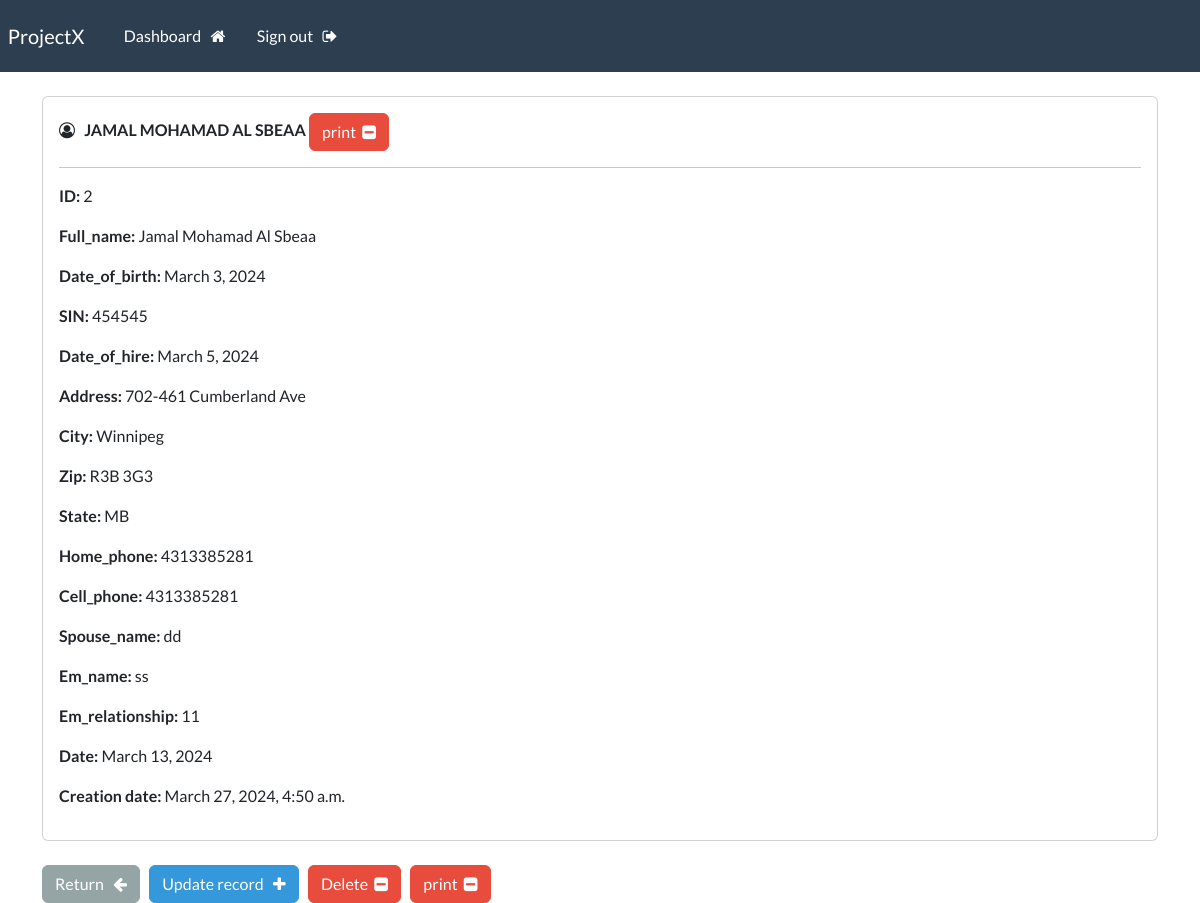
/view-record/2 (signed in), run on the app's committed database.
### webapp/models.py (models this page shows, shortened)
class Record(models.Model):
    creation_date = models.DateTimeField(auto_now_add=True)
    modification_date = models.DateTimeField(auto_now=True)
    Full_name = models.CharField(max_length=256)
    Date_of_birth = models.DateField()
    SIN = models.CharField(max_length=20)
    Date_of_hire = models.DateField()
    Address = models.CharField(max_length=256)
    City = models.CharField(max_length=256)
    Zip = models.CharField(max_length=256)
    State = models.CharField(max_length=256)
    Home_phone = models.CharField(max_length=20)
    Cell_phone = models.CharField(max_length=20)
    Spouse_name = models.CharField(max_length=256)
    Em_name = models.CharField(max_length=256)
    Em_relationship = models.CharField(max_length=256)
    Date = models.DateField()

### webapp/views.py (the view)
# urls.py: path('view-record/<int:pk>', views.singular_record, name='view-record'),
@login_required(login_url='my-login')
def singular_record(request, pk):
    all_record = Record.objects.get(id=pk)
    context = {'record': all_record}
    return render(request, 'webapp/view-record.html', context=context)

### webapp/templates/webapp/view-record.html (shortened to what this page needs)
{% extends 'webapp/base.html' %}
{% block content %}
    <div class="card">
        <div class="card-body">
            <i class="fa fa-user-circle-o" aria-hidden="true"></i> &nbsp;
            <strong>
                {{record.Full_name|upper}}
            </strong>
            <a href="{% url 'print-record' record.id %}" class="btn btn-danger"> print &nbsp;<i class="fa fa-minus-square" aria-hidden="true"></i> </a>
            <hr>
            <p> <strong> ID: </strong> {{record.id}} </p>
            <p> <strong> Full_name: </strong> {{record.Full_name}} </p>
            <p> <strong> Date_of_birth: </strong> {{record.Date_of_birth}} </p>
            <p> <strong> SIN: </strong> {{record.SIN}} </p>
            <p> <strong> Date_of_hire: </strong> {{record.Date_of_hire}} </p>
            <p> <strong> Address: </strong> {{record.Address}} </p>
            <p> <strong> City: </strong> {{record.City}} </p>
            <p> <strong> Zip: </strong> {{record.Zip}} </p>
            <p> <strong> State: </strong> {{record.State}} </p>
            <p> <strong> Home_phone: </strong> {{record.Home_phone}} </p>
            <p> <strong> Cell_phone: </strong> {{record.Cell_phone}} </p>
            <p> <strong> Spouse_name: </strong> {{record.Spouse_name}} </p>
            <p> <strong> Em_name: </strong> {{record.Em_name}} </p>
            <p> <strong> Em_relationship: </strong> {{record.Em_relationship}} </p>
            <p> <strong> Date: </strong> {{record.Date}} </p>
            <p> <strong> Creation date: </strong> {{record.creation_date}} </p>
        </div>
    </div>
    <br>
    <a href="{% url 'dashboard' %}" class="btn btn-secondary"> Return &nbsp; <i class="fa fa-arrow-left" aria-hidden="true"></i> </a>
    <a href="{% url 'update-record' record.id %}" class="btn btn-info"> Update record &nbsp; <i class="fa fa-plus" aria-hidden="true"></i> </a>
    <a href="{% url 'delete-record' record.id %}" class="btn btn-danger"> Delete &nbsp;<i class="fa fa-minus-square" aria-hidden="true"></i> </a>
    <a href="{% url 'print-record' record.id %}" class="btn btn-danger"> print &nbsp;<i class="fa fa-minus-square" aria-hidden="true"></i> </a>
{% endblock %}

### webapp/templates/webapp/base.html (shortened to what this page needs)
{% load static %}
<!DOCTYPE html>
<html lang="en">
<head>
    <link rel="stylesheet" type="text/css" href="https://bootswatch.com/5/flatly/bootstrap.min.css">
    <link rel="stylesheet" type="text/css" href="{% static 'css/styles.css' %}">
    <link rel="stylesheet" href="https://cdnjs.cloudflare.com/ajax/libs/font-awesome/4.7.0/css/font-awesome.min.css">
</head>
<body>
    {% include 'webapp/navbar.html' %}
    <div class="container">
        <br>
        {%  block content %}
        {% endblock %}
    </div>
</body>
</html>

### webapp/templates/webapp/navbar.html (shortened to what this page needs)
<nav class="navbar navbar-expand-lg navbar-dark bg-primary justify-content-center">
    <a class="navbar-brand main-heading" href="{% url '' %}">
      &nbsp; ProjectX
    </a>
      <div class="collapse navbar-collapse text-center" id="navbarNavDropdown">
        <ul class="navbar-nav mr-auto">
          {% if user.is_authenticated %}
            <li class="nav-item">
              <a class="nav-link" href="{% url 'dashboard' %}">Dashboard &nbsp; <i class="fa fa-home" aria-hidden="true"></i> </a>
            </li>
            <li class="nav-item">
              <a class="nav-link" href="{% url 'user-logout' %}">Sign out &nbsp; <i class="fa fa-sign-out" aria-hidden="true"></i> </a>
            </li>
        </ul>
        {% endif %}
      </div>
  </nav>

### data on the page
Record: Full_name "JAMAL MOHAMAD AL SBEAA", id "2", Full_name "Jamal Mohamad Al Sbeaa", Date_of_birth "March 3, 2024", SIN "454545", Date_of_hire "March 5, 2024", Address "702-461 Cumberland Ave", City "Winnipeg", Zip "R3B 3G3", State "MB", Home_phone "4313385281", Cell_phone "4313385281", Spouse_name "dd", Em_name "ss", Em_relationship "11", Date "March 13, 2024", creation_date "March 27, 2024, 4:50 a.m."
